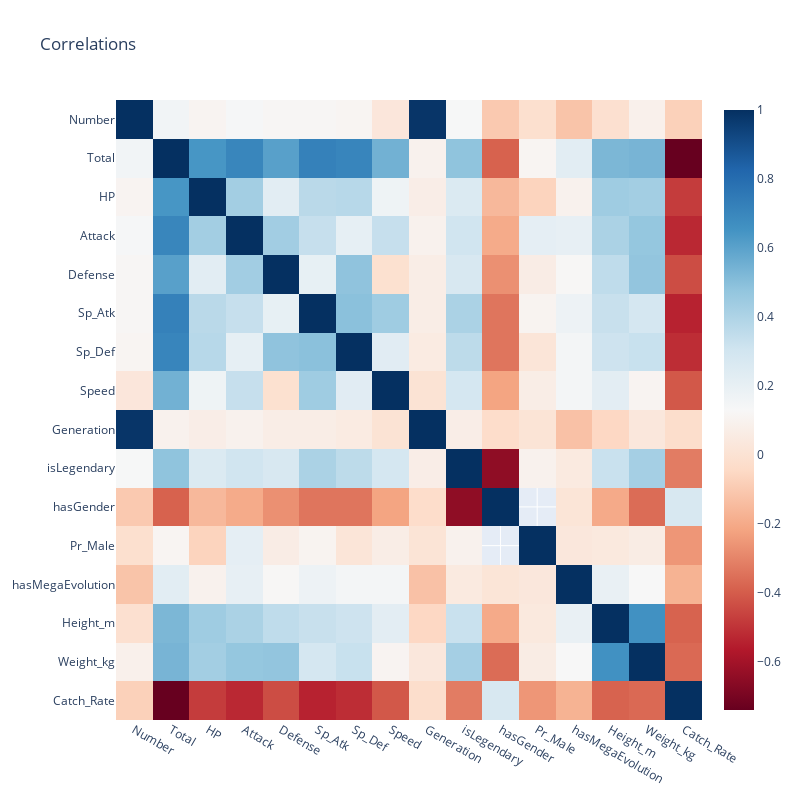

This figure's notebook cell:
### Code cell
data = [go.Heatmap(x=correlations.columns,
                   y=correlations.index,
                   z=correlations, colorscale='RdBu')]
layout = go.Layout(title='Correlations',
                   yaxis={'autorange':"reversed"})

fig = go.Figure(data=data,layout=layout)
fig.update_layout(autosize=False, height=800, width=800)
# To save image file
# fig.write_image("images/correlations.jpeg")

# To print image
'''img_bytes = fig.to_image(format="jpeg")
Image(img_bytes)
'''
# To print plotly graph
fig.show()

### Figure 1 — Plotly figure (JSON) as saved in the notebook; plotly's stock layout.template omitted (floating-point values rounded to 4 significant figures; data arrays with more than 128 entries replaced by an {"elided": "..."} marker saying what was removed)
{"data": [{"colorscale": [[0, "rgb(103,0,31)"], [0.1, "rgb(178,24,43)"], [0.2, "rgb(214,96,77)"], [0.3, "rgb(244,165,130)"], [0.4, "rgb(253,219,199)"], [0.5, "rgb(247,247,247)"], [0.6, "rgb(209,229,240)"], [0.7, "rgb(146,197,222)"], [0.8, "rgb(67,147,195)"], [0.9, "rgb(33,102,172)"], [1, "rgb(5,48,97)"]], "type": "heatmap", "x": ["Number", "Total", "HP", "Attack", "Defense", "Sp_Atk", "Sp_Def", "Speed", "Generation", "isLegendary", "hasGender", "Pr_Male", "hasMegaEvolution", "Height_m", "Weight_kg", "Catch_Rate"], "y": ["Number", "Total", "HP", "Attack", "Defense", "Sp_Atk", "Sp_Def", "Speed", "Generation", "isLegendary", "hasGender", "Pr_Male", "hasMegaEvolution", "Height_m", "Weight_kg", "Catch_Rate"], "z": {"elided": "16x16 float values"}}], "layout": {"autosize": false, "height": 800, "title": {"text": "Correlations"}, "width": 800, "yaxis": {"autorange": "reversed"}}}
